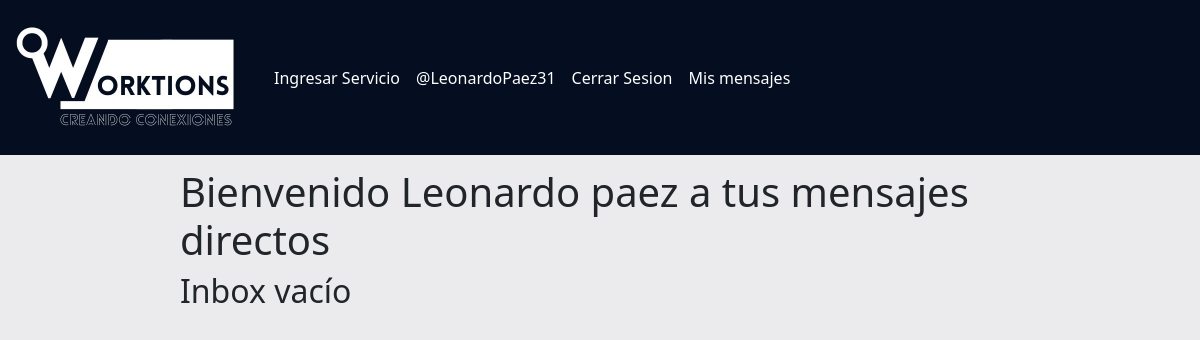
Page /inbox (signed in) on the earlier database version.
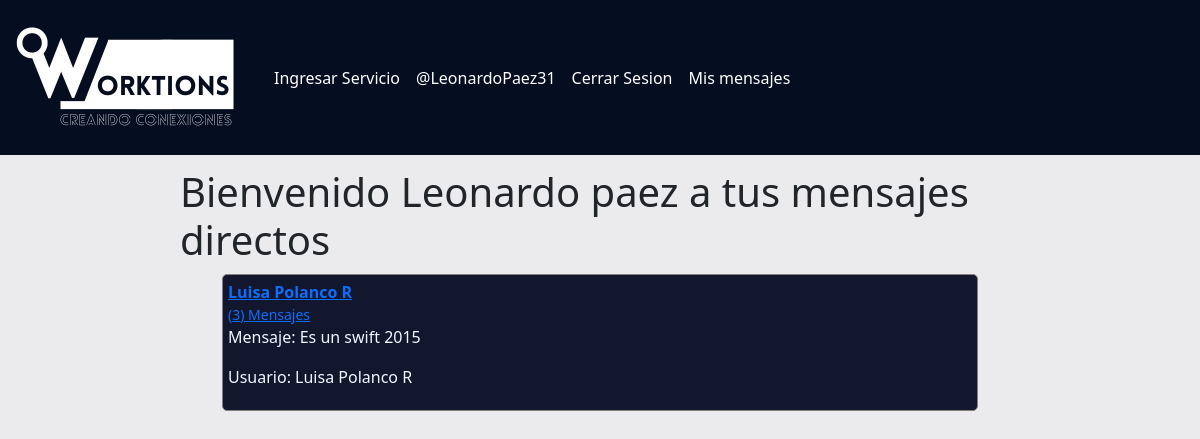
Same page on the later database version.
### chat/models.py (models this page shows)
class ModelBase(models.Model):
    id = models.UUIDField(default=uuid.uuid4, primary_key=True, db_index=True, editable=False)
    time = models.DateTimeField(auto_now_add=True)
    update = models.DateTimeField(auto_now=True)
    class Meta:
        abstract = True

class UserChannel(ModelBase):
    channel = models.ForeignKey("Channel", null=True, on_delete=models.SET_NULL)
    user = models.ForeignKey(User, on_delete=models.CASCADE)

class Channel(ModelBase):
    users = models.ManyToManyField(User, blank=True, through=UserChannel)
    objects = ChannelManager()

class ChannelMessage(ModelBase):
    channel = models.ForeignKey("Channel", on_delete=models.CASCADE)
    user = models.ForeignKey(User, on_delete=models.CASCADE)
    text = models.TextField()

### Modules/Services/models.py (models this page shows, shortened)
class User(AbstractBaseUser):
    username = models.CharField('Nombre de usuario',unique = True, max_length=100)
    email = models.EmailField('Correo Electrónico', max_length=254,unique = True)
    name = models.CharField('Nombres', max_length=200, null=True)
    id = models.CharField(max_length=15, primary_key=True)
    date_of_birth = models.DateField(null=True)
    address = models.CharField(max_length = 50, null=True)
    city = models.CharField(max_length =20, null=True)
    phone = models.CharField(max_length =15, null=True)
    gender = models.CharField(max_length=15, null=True)
    usuario_activo = models.BooleanField(default = True)
    usuario_administrador = models.BooleanField(default = False)
    objects = UserManager()
    USERNAME_FIELD = 'username'
    REQUIRED_FIELDS = ['name','email', 'id', 'city']
    def __str__(self) -> str:
        return f'{self.name}'

### chat/views.py (the view)
# urls.py: path("inbox", Inbox.as_view(), name="inbox")
class Inbox(View):
    def get(self, request):
        inbox = Channel.objects.filter(userchannel__user__in=[request.user.id])
        context = {
            "inbox":inbox
        }
        return render(request, 'inbox.html', context)

### chat/models.py (called while the page is built)
    def get_queryset(self, *args, **kwargs):
        return ChannelQuerySet(self.model, using=self._db)

### chat/templates/inbox.html (shortened to what this page needs)
    {% extends "base.html" %}
    {% block content %}
    <body style="background-color: #ebebed;">
        <div class="div_main">
            <br>
            <br>
            <br>
            <br>
            <br>
            <br>
            <br>
            <h1>
                Bienvenido {{ user }} a tus mensajes directos
            </h1>
            {% for inbox in inbox %}
            <div class="div_inbox">
                {% for second_user in inbox.userchannel_set.all  %}
                    {% if second_user.user == request.user %}
                    {% else %}
                        <a href="{% url 'detailms' second_user.user.username %}">
                            <strong>
                                {{second_user.user}}
                            </strong>
                            <br>
                            <small >({{inbox.channelmessage_set.count}}) Mensajes</small>
                        </a>
                    {% endif %}
                {% endfor %}
                {% if inbox.channelmessage_set.count != 0 %}
                    <div  class="div_ms_inbox">
                        {% with last_message=inbox.channelmessage_set.last %}
                        <p>Mensaje: {{last_message.text}}</p>
                        <p>Usuario: {{last_message.user}} </p>
                        {% endwith %}
                    </div>
                {% else %}
                <p>
                    No hay mensajes en tu inbox
                </p>
                {% endif %}
            </div>
            {% empty %}
            <h2>Inbox vacío</h2>
            {% endfor %}
        </div>
    </body>
    {% endblock %}

Differences in the rows shown:
added Channel: channelmessage_set.count "3", channelmessage_set.last.text "Es un swift 2015", channelmessage_set.last.user "Luisa Polanco R"
added UserChannel: user "Luisa Polanco R"
Other differences:
text no longer shown: "Inbox vacío"
